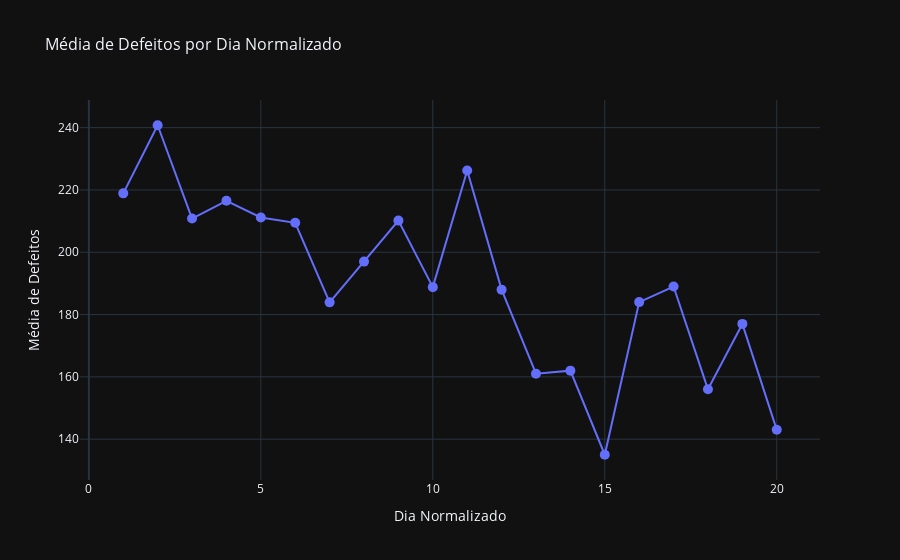

Write notebook code for a chart like this one.
### Markdown cell above
## Média de defeitos por dia de produção

### Code cell
defeitos_por_dia_normalizado = df_sazonalidade.groupby(['Dia Normalizado'])[['Total de Defeitos no Dia']].mean()
defeitos_por_dia_normalizado = defeitos_por_dia_normalizado.reset_index()
defeitos_por_dia_normalizado.columns = ['Dia Normalizado', 'Média de Defeitos']

fig = go.Figure()

fig.add_trace(go.Scatter(x=defeitos_por_dia_normalizado['Dia Normalizado'],
                         y=defeitos_por_dia_normalizado['Média de Defeitos'],
                         mode='lines+markers', 
                         marker=dict(size=10),
                         name='Média de Defeitos'))

fig.update_layout(
    title='Média de Defeitos por Dia Normalizado',
    title_font_size=16,
    xaxis_title='Dia Normalizado',
    xaxis_title_font_size=14,
    yaxis_title='Média de Defeitos',
    yaxis_title_font_size=14,
    template='plotly_dark',
)

fig.show()

### Figure 1 — Plotly figure (JSON) as saved in the notebook; plotly's stock layout.template omitted (floating-point values rounded to 4 significant figures)
{"data": [{"marker": {"size": 10}, "mode": "lines+markers", "name": "Média de Defeitos", "type": "scatter", "x": [1, 2, 3, 4, 5, 6, 7, 8, 9, 10, 11, 12, 13, 14, 15, 16, 17, 18, 19, 20], "y": [218.9, 240.8, 210.8, 216.5, 211.2, 209.5, 183.9, 197, 210.2, 188.8, 226.2, 188, 161, 162, 135, 184, 189, 156, 177, 143]}], "layout": {"title": {"font": {"size": 16}, "text": "Média de Defeitos por Dia Normalizado"}, "xaxis": {"title": {"font": {"size": 14}, "text": "Dia Normalizado"}}, "yaxis": {"title": {"font": {"size": 14}, "text": "Média de Defeitos"}}}}
